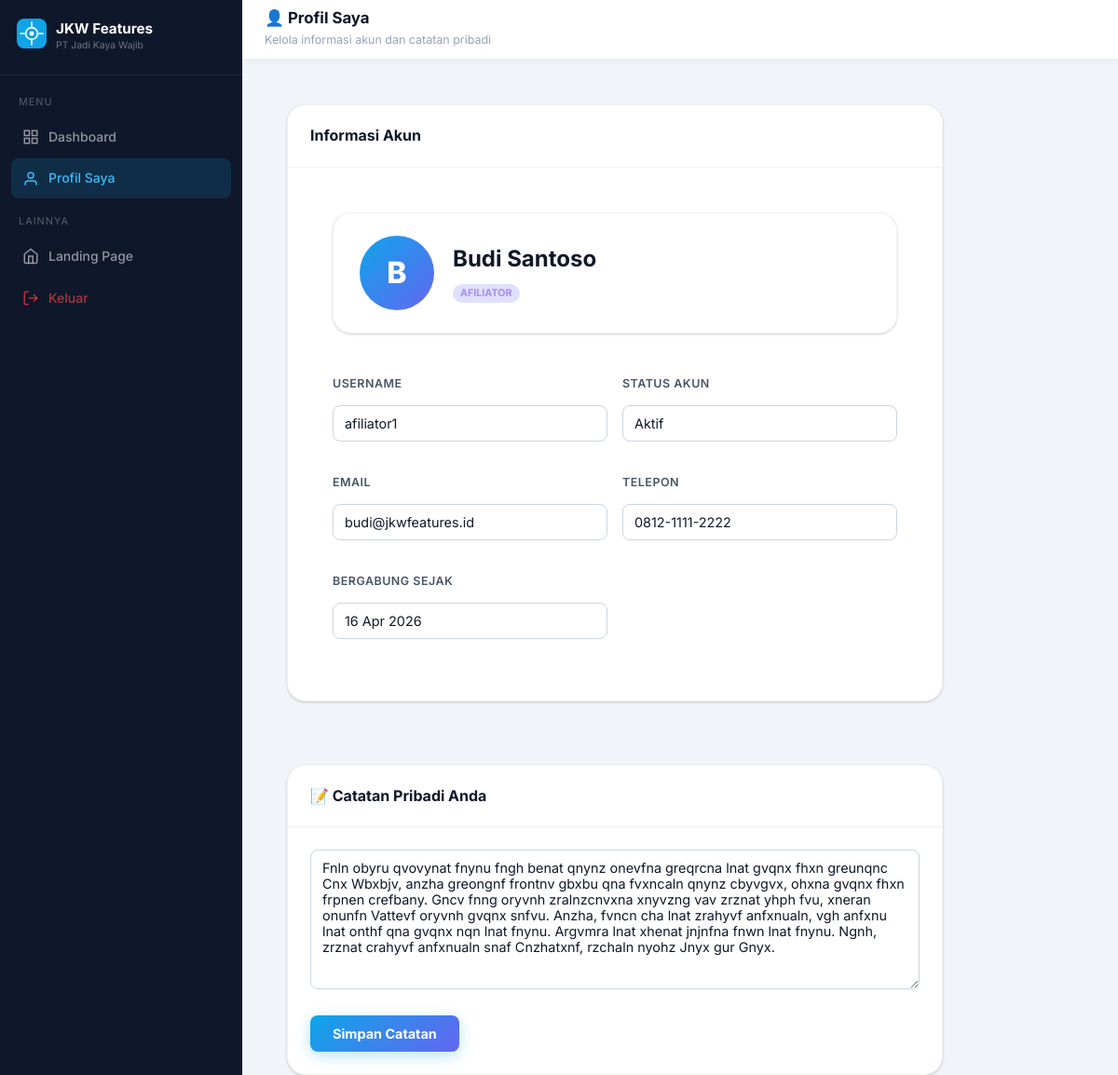
Page /profil.php (signed in) on the committed database.
### tables this page shows
CREATE TABLE `users` (
  `id` int(11) NOT NULL,
  `nama` varchar(150) NOT NULL,
  `username` varchar(50) NOT NULL,
  `password` varchar(255) NOT NULL,
  `email` varchar(100) DEFAULT NULL,
  `telepon` varchar(20) DEFAULT NULL,
  `role` enum('admin','afiliator','user') DEFAULT 'user',
  `afiliator_id` int(11) DEFAULT NULL,
  `status` enum('aktif','nonaktif') DEFAULT 'aktif',
  `created_at` timestamp NOT NULL DEFAULT current_timestamp(),
  `password_plain` varchar(255) DEFAULT 'password123',
  `catatan_pribadi` text DEFAULT NULL
);

### config.php (called while the page is built, shortened)
<?php
function tglIndo($tgl) {
    $bulan = ['','Jan','Feb','Mar','Apr','Mei','Jun','Jul','Agu','Sep','Okt','Nov','Des'];
    $d = explode('-', $tgl);
    return "{$d[2]} {$bulan[(int)$d[1]]} {$d[0]}";
}
?>

### profil.php (the view, shortened to what this page needs)
<?php
require_once 'config.php';
$user_id   = $_SESSION['user_id'];
$user_nama = $_SESSION['user_nama'];
$user_role = $_SESSION['user_role'];
$user_q = mysqli_query($conn, "SELECT * FROM users WHERE id = $user_id");
$user_data = mysqli_fetch_assoc($user_q);
$catatan_pribadi = $user_data['catatan_pribadi'] ?? '';
?>
<!DOCTYPE html>
<html lang="id">
<head>
    <link rel="stylesheet" href="style.css">
</head>
<body class="dashboard-body">
<aside class="sidebar" id="sidebar">
    <div class="sidebar-brand">
        <div class="sb-logo">
        </div>
        <div>
            <div class="sidebar-brand-name">JKW Features</div>
            <div class="sidebar-brand-sub">PT Jadi Kaya Wajib</div>
        </div>
    </div>
    <nav class="sidebar-nav">
        <div class="nav-section-label">Menu</div>
        <a href="dashboard.php" class="nav-item">
            <svg width="18" height="18" viewBox="0 0 24 24" fill="none" stroke="currentColor" stroke-width="2"><rect x="3" y="3" width="7" height="7"/><rect x="14" y="3" width="7" height="7"/><rect x="14" y="14" width="7" height="7"/><rect x="3" y="14" width="7" height="7"/></svg>
            Dashboard
        </a>
        <a href="profil.php" class="nav-item active">
            <svg width="18" height="18" viewBox="0 0 24 24" fill="none" stroke="currentColor" stroke-width="2"><path d="M20 21v-2a4 4 0 0 0-4-4H8a4 4 0 0 0-4 4v2"/><circle cx="12" cy="7" r="4"/></svg>
            Profil Saya
        </a>
        <div class="nav-section-label">Lainnya</div>
        <a href="index.php" class="nav-item">
            <svg width="18" height="18" viewBox="0 0 24 24" fill="none" stroke="currentColor" stroke-width="2"><path d="M3 9l9-7 9 7v11a2 2 0 0 1-2 2H5a2 2 0 0 1-2-2z"/><polyline points="9 22 9 12 15 12 15 22"/></svg>
            Landing Page
        </a>
        <a href="logout.php" class="nav-item nav-item-logout">
            <svg width="18" height="18" viewBox="0 0 24 24" fill="none" stroke="currentColor" stroke-width="2"><path d="M9 21H5a2 2 0 0 1-2-2V5a2 2 0 0 1 2-2h4"/><polyline points="16 17 21 12 16 7"/><line x1="21" y1="12" x2="9" y2="12"/></svg>
            Keluar
        </a>
    </nav>
</aside>
<main class="main-content">
    <header class="topbar">
        <div class="topbar-title">
            <h2>👤 Profil Saya</h2>
            <span>Kelola informasi akun dan catatan pribadi</span>
        </div>
    </header>
    <div class="stats-grid" style="grid-template-columns: 1fr; max-width: 800px;">
        <div class="card" style="margin-bottom: 24px;">
            <div class="card-header">
                <h3>Informasi Akun</h3>
            </div>
            <div style="padding: 24px;">
                <div class="profil-banner" style="margin-bottom: 20px;">
                    <div class="profil-avatar" style="width: 80px; height: 80px; font-size: 32px;"><?= strtoupper(substr($user_nama, 0, 1)) ?></div>
                    <div class="profil-info">
                        <h2><?= htmlspecialchars($user_data['nama']) ?></h2>
                        <div class="user-role-badge role-<?= $user_role ?>" style="display:inline-block; margin-top:8px;"><?= ucfirst($user_role) ?></div>
                    </div>
                </div>
                <div class="form-grid">
                    <div class="form-group">
                        <label>Username</label>
                        <input type="text" value="<?= htmlspecialchars($user_data['username']) ?>" disabled>
                    </div>
                    <div class="form-group">
                        <label>Status Akun</label>
                        <input type="text" value="<?= ucfirst($user_data['status']) ?>" disabled>
                    </div>
                    <div class="form-group">
                        <label>Email</label>
                        <input type="text" value="<?= htmlspecialchars($user_data['email'] ?: '-') ?>" disabled>
                    </div>
                    <div class="form-group">
                        <label>Telepon</label>
                        <input type="text" value="<?= htmlspecialchars($user_data['telepon'] ?: '-') ?>" disabled>
                    </div>
                    <div class="form-group">
                        <label>Bergabung Sejak</label>
                        <input type="text" value="<?= tglIndo(substr($user_data['created_at'], 0, 10)) ?>" disabled>
                    </div>
                </div>
            </div>
        </div>
        <div class="card">
            <div class="card-header">
                <h3>📝 Catatan Pribadi Anda</h3>
            </div>
            <form method="POST" action="profil.php">
                <div class="form-grid" style="padding-bottom: 0;">
                    <div class="form-group" style="grid-column: 1 / -1;">
                        <textarea name="catatan_pribadi" placeholder="Tulis catatan rahasia Anda di sini... Hanya Anda yang bisa melihat dan mengubahnya." style="min-height: 150px;"><?= htmlspecialchars($catatan_pribadi) ?></textarea>
                    </div>
                </div>
                <div class="form-actions" style="margin-top: 10px;">
                    <button type="submit" class="btn-primary">Simpan Catatan</button>
                </div>
            </form>
        </div>
    </div>
</main>
</body>
</html>

### rows in the picture
users: nama "Budi Santoso", username "afiliator1", status "Aktif", email "budi@jkwfeatures.id", telepon "0812-1111-2222", created_at "16 Apr 2026", catatan_pribadi "Fnln obyru qvovynat fnynu fngh benat qnynz onevfna greqrcna lnat gvqnx fhxn greunqnc Cnx Wbxbjv, anzha greongnf frontnv gbxbu qna fvxncaln qnynz cbyvgvx, ohxna gvqnx fhxn frpnen crefbany. Gncv fnng oryvnh zralnzcnvxna xnyvzng vav zrznat yhph fvu, xneran onunfn Vattevf oryvnh gvqnx snfvu. Anzha, fvncn cha lnat zrahyvf anfxnualn, vgh anfxnu lnat onthf qna gvqnx nqn lnat fnynu. Argvmra lnat xhenat jnjnfna fnwn lnat fnynu. Ngnh, zrznat crahyvf anfxnualn snaf Cnzhatxnf, rzchaln nyohz Jnyx gur Gnyx."

### other values in the picture
substr($user_nama, 0, 1) "B"
$user_role "AFILIATOR"
